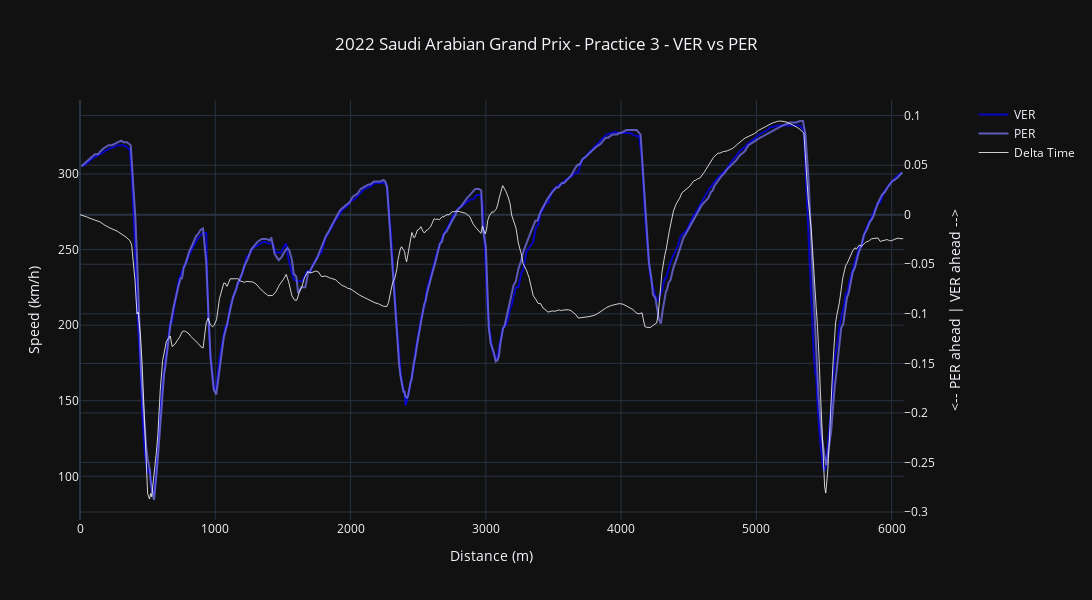

Notebook source saved alongside this figure:
### Code cell
def plot_stacked_data():
    
    hovertemplate_speed = 'Speed: %{y} km/h'+'<br>Distance: %{x} meters'
    
    fig = make_subplots(specs=[[{"secondary_y": True}]])

    fig.add_trace(go.Scatter(x=car_data_1['Distance'], y=car_data_1['Speed'], name=driver_1, line_color=ff1.plotting.driver_color(driver_1), hovertemplate = hovertemplate_speed, opacity=0.8), secondary_y=False)
    fig.add_trace(go.Scatter(x=car_data_2['Distance'], y=car_data_2['Speed'], name=driver_2, line_color=ff1.plotting.driver_color(driver_2), hovertemplate = hovertemplate_speed, opacity=0.8), secondary_y=False)
    fig.add_trace(go.Scatter(x=ref_tel['Distance'], y=delta_time, line_color='white', name='Delta Time', hovertemplate = 'Delta Time: %{y:.3f} sec', opacity=0.8, line_width=1), secondary_y=True)

    fig.update_yaxes(title_text="Speed (km/h)", secondary_y=False)
    fig.update_yaxes(title_text=f"<-- {driver_2} ahead | {driver_1} ahead -->", secondary_y=True)
    fig.update_layout(width=1200, height=600, title_text=plot_title, xaxis_title='Distance (m)', title_x=0.5)
    
    return fig

plot_stacked_data()

### Figure 1 — Plotly figure (JSON) as saved in the notebook; plotly's stock layout.template omitted (floating-point values rounded to 4 significant figures; data arrays with more than 128 entries replaced by an {"elided": "..."} marker saying what was removed)
{"data": [{"hovertemplate": "Speed: %{y} km/h<br>Distance: %{x} meters", "line": {"color": "#0600ef"}, "name": "VER", "opacity": 0.8, "type": "scatter", "x": {"elided": "337 int values"}, "xaxis": "x", "y": {"elided": "337 int values"}, "yaxis": "y"}, {"hovertemplate": "Speed: %{y} km/h<br>Distance: %{x} meters", "line": {"color": "#716de2"}, "name": "PER", "opacity": 0.8, "type": "scatter", "x": {"elided": "338 int values"}, "xaxis": "x", "y": {"elided": "338 int values"}, "yaxis": "y"}, {"hovertemplate": "Delta Time: %{y:.3f} sec", "line": {"color": "white", "width": 1}, "name": "Delta Time", "opacity": 0.8, "type": "scatter", "x": {"elided": "339 float values"}, "xaxis": "x", "y": {"elided": "339 float values"}, "yaxis": "y2"}], "layout": {"height": 600, "title": {"text": "2022 Saudi Arabian Grand Prix - Practice 3 - VER vs PER", "x": 0.5}, "width": 1200, "xaxis": {"anchor": "y", "domain": [0, 0.94], "title": {"text": "Distance (m)"}}, "yaxis": {"anchor": "x", "domain": [0, 1], "title": {"text": "Speed (km/h)"}}, "yaxis2": {"anchor": "x", "overlaying": "y", "side": "right", "title": {"text": "<-- PER ahead | VER ahead -->"}}}}
